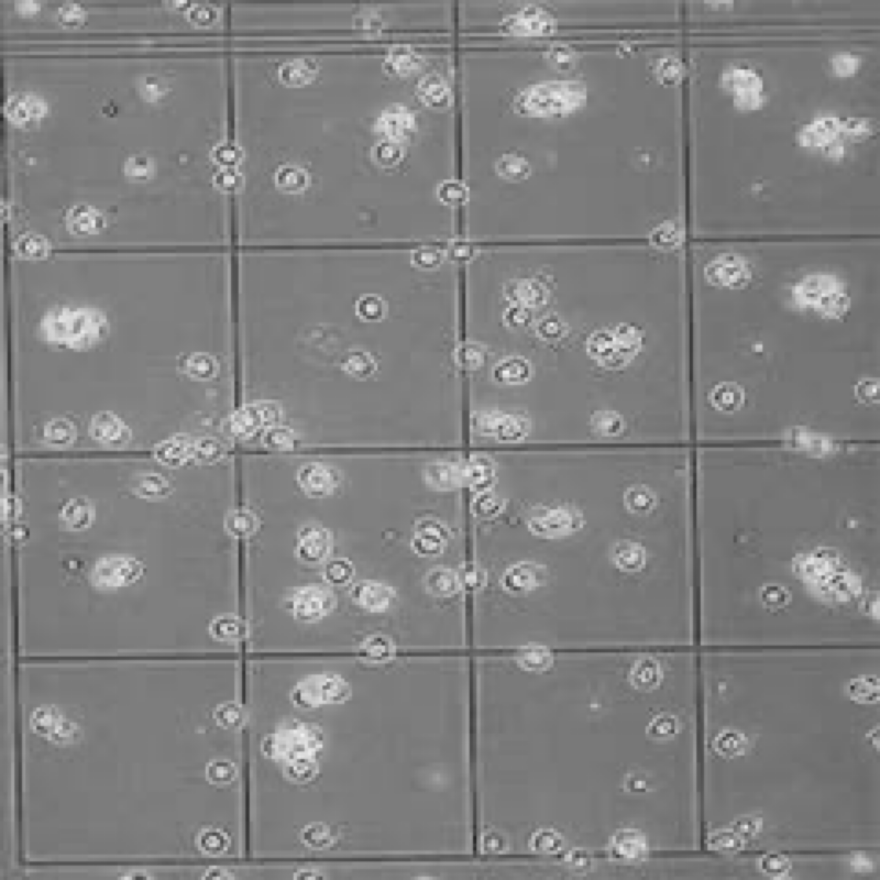
#> input picture Project 2 - Cell counting in Neubauer Chambers/Data Set/Originals/Images/29.PNG, 880 x 880 px; its folder holds only this picture in this run
$ jupyter execute --allow-errors 'Data Augmentation.ipynb'   (shell and % lines are left out)   (older library calls are emulated)
#> lines starting #> are read from the running program, lines starting #| are printed output that depends on the picture
[cell 1]
from google.colab import drive
drive.mount('/content/drive')
%cd /content/drive/My Drive/ML team project/Project 2/Neubauer Chamber Automation

[cell 2]
from skimage.transform import rotate, AffineTransform, warp
from skimage.filters import gaussian
import cv2
import numpy as np
import matplotlib.pyplot as plt

import os

#Neubauer Cell and Mask paths
NEU_CELL_PATH = 'Data Set/Originals/Images/'
NEU_MASK_PATH = 'Data Set/Originals/Masks/'

[cell 3]
#Get the paths to the original dataset
cell_paths = sorted(os.listdir(NEU_CELL_PATH))
#> (the rest of this cell did not finish here and is left out)

# Data Augmentation for the UNet

This is the code used to augment the data set used to train the UNet

[cell 4]
#Function used to turn the masks to binary
def threshold(img):
    out = img.copy().astype(np.uint8)
    #Threshold
    thresh = out.max()//2
    out[out<thresh] = 0
    out[out>=thresh] = 255

    #Some images are already grayscale, some aren't, so we check here
    if len(out.shape)>2:
        out = cv2.cvtColor(out, cv2.COLOR_BGR2GRAY)
    #Sometimes after grayscale conversion we don't have a binary mask
    #this makes sure we do
    out[out>0] = 255
    return out

Here we do the actual data augmentation, and save the new images to the `train_augmented/` folder

[cell 5]
#Where we save the new images to
cell_out = 'Data Set/train_augmented/images/'
mask_out = 'Data Set/train_augmented/masks/'
i = 1
# Iterate over the original dataset
#> (the rest of this cell did not finish here and is left out)

# Data Augmentation for the Square Detection

This is the code used to get extra data for the Square Detection. Here we ignore the masks since we don't use them for the actual square detection. We do not use Rotation here either, as the algorithm can't detected rotated squares :(.
These images are saved to the `train_augmented/images/no-rotation/` folder

[cell 6]
cell_out = 'Data set/Square detection/Cropped-augmented-norotation/'

#Iterate over original images
for cp in cell_paths:
    i, ext = os.path.splitext(cp)
    print(cp, i)

    #Original
    cell = cv2.imread(NEU_CELL_PATH + cp)
#> cell is the input picture: shape (880, 880, 3); min 35, max 240, mean 129
    cv2.imwrite(cell_out + f'{i}_original.png', cell)

    #Flipped left-right
    cv2.imwrite(cell_out+f'{i}_flippedLR.png', np.fliplr(cell))
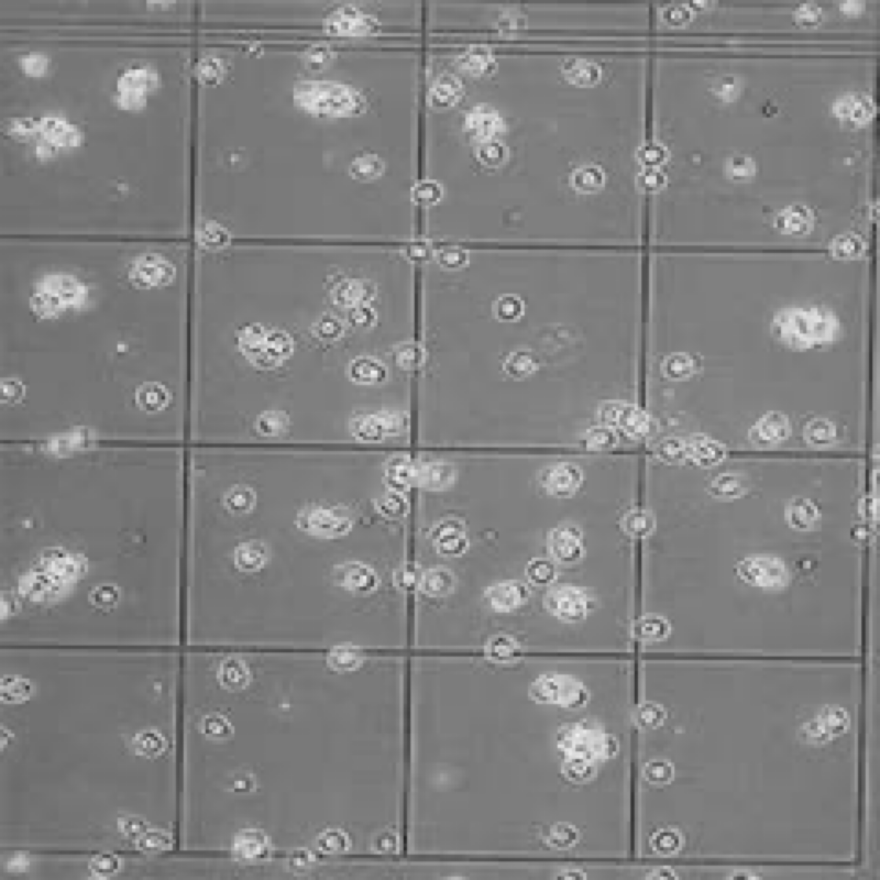
#> saved as 29_flippedLR.png: shape (880, 880, 3); min 35, max 240, mean 129

    #Flipped up-down
    cv2.imwrite(cell_out+f'{i}_flippedUD.png', np.flipud(cell))
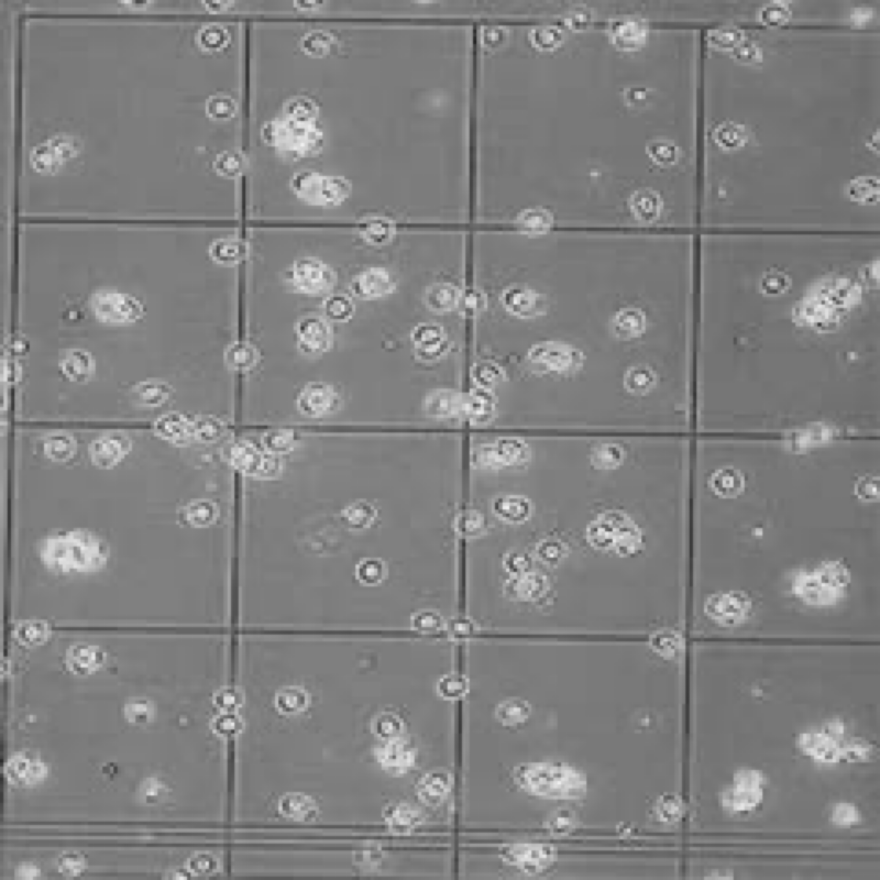
#> saved as 29_flippedUD.png: shape (880, 880, 3); min 35, max 240, mean 129

    #Blurred
    cv2.imwrite(cell_out+f'{i}_blurred.png', (gaussian(cell,sigma=5,multichannel=True)*255).astype(np.uint8))
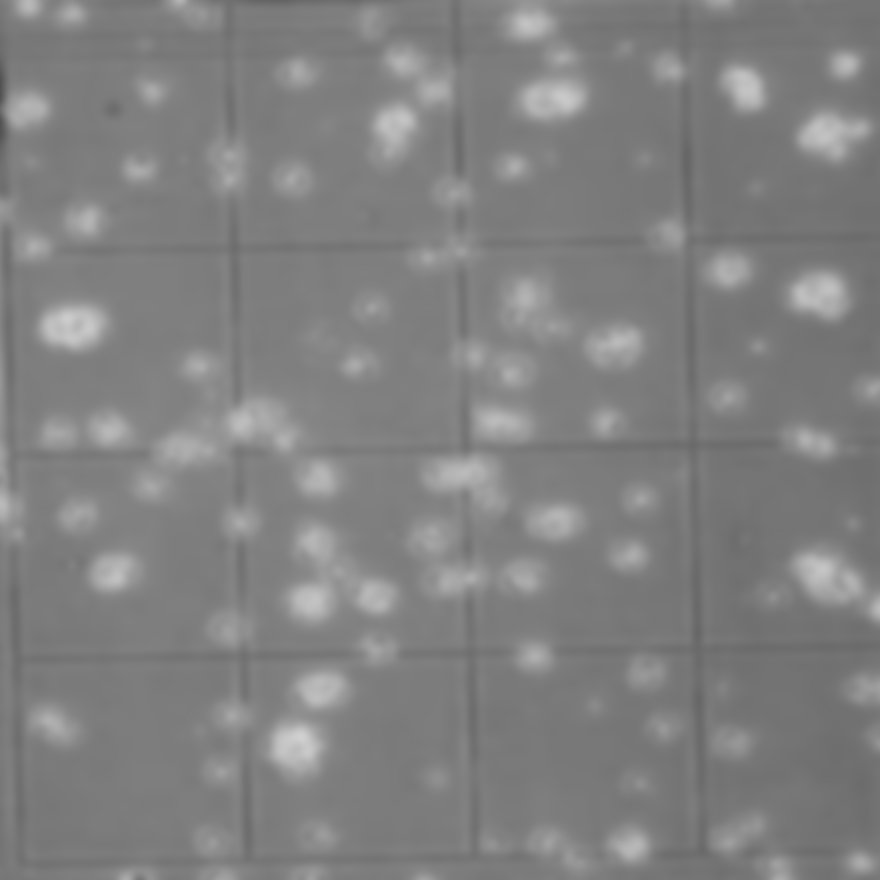
#> saved as 29_blurred.png: shape (880, 880, 3); min 81, max 208, mean 128.5

    #Darker
    cv2.imwrite(cell_out+f'{i}_darker.png', 255*np.power(cell/255.0, 1.5))
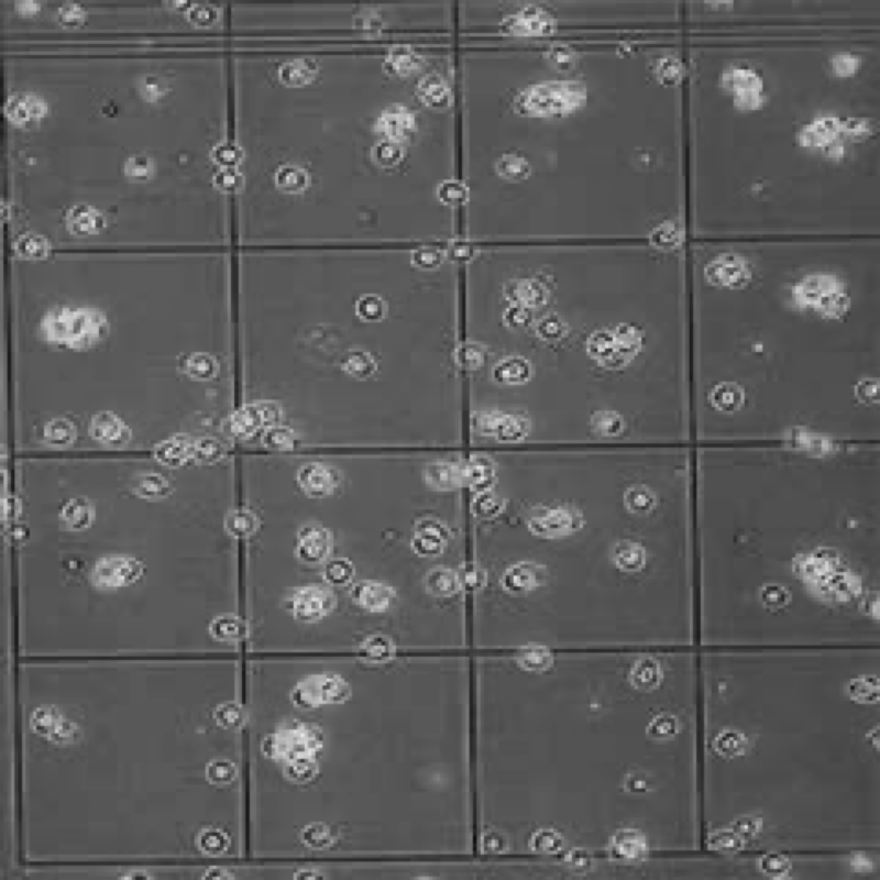
#> saved as 29_darker.png: shape (880, 880, 3); min 13, max 233, mean 92.4

    #Brighter
    cv2.imwrite(cell_out+f'{i}_brighter.png', 255*np.power(cell/255.0, 0.7))

    #### Compositions
    #Flipped LR + UD
    cv2.imwrite(cell_out+f'{i}_flippedLR+UD.png', np.flipud(np.fliplr(cell)))
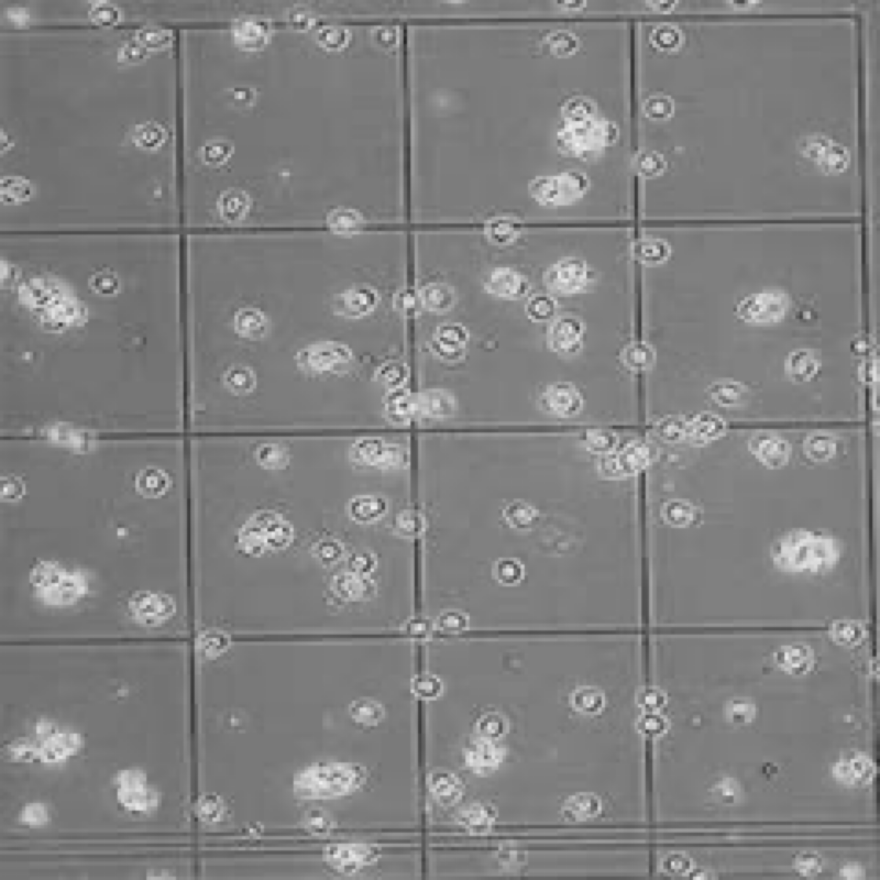
#> saved as 29_flippedLR+UD.png: shape (880, 880, 3); min 35, max 240, mean 129

$ run again, on Project 2 - Cell counting in Neubauer Chambers/Data Set/Originals/Images/41.PNG
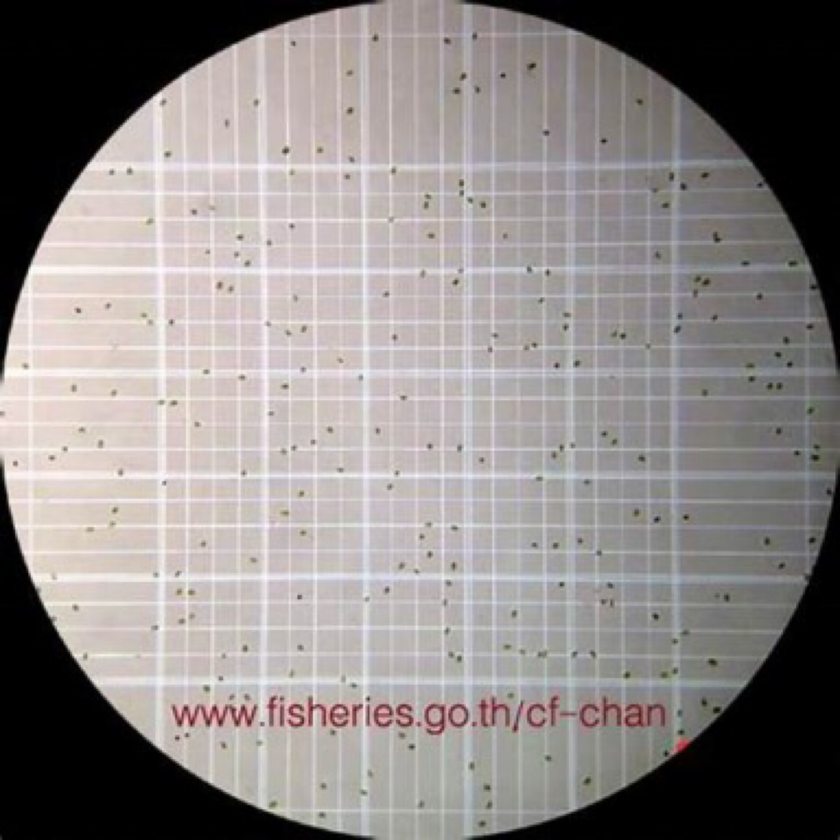
#> input picture Project 2 - Cell counting in Neubauer Chambers/Data Set/Originals/Images/41.PNG, 840 x 840 px, shrunk from 1408 x 1408 before the run
#> cell is the input picture: shape (840, 840, 3); mean B, G, R 133.7, 134.9, 140.1
#> `cv2.imwrite(cell_out+f'{i}_darker.png', 255*np.power(cell/255.0, 1.5))`:
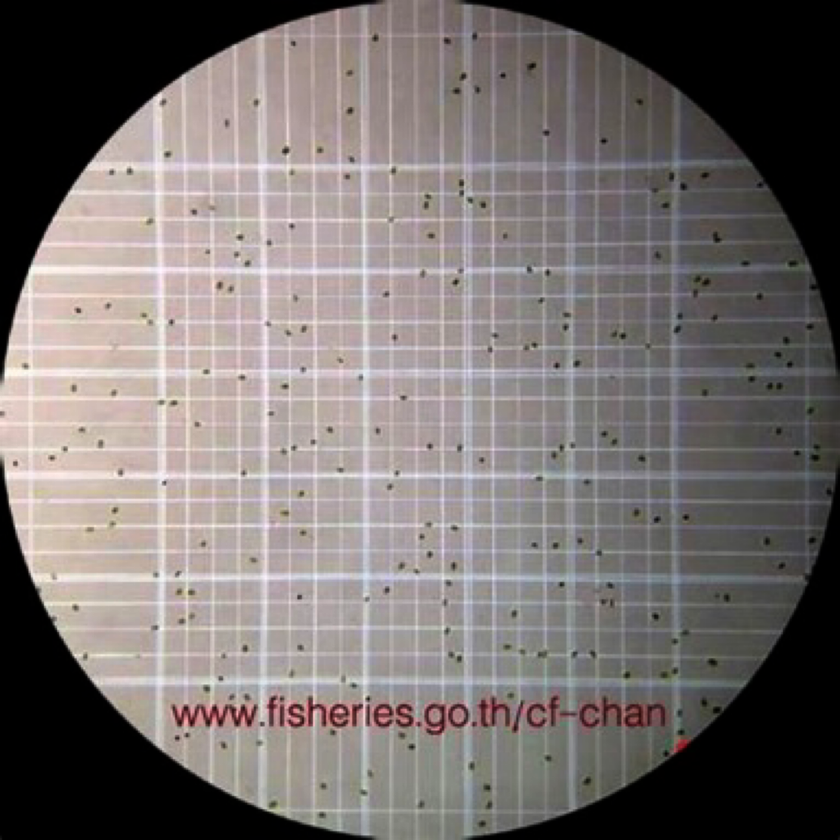
#> saved as 41_darker.png: shape (840, 840, 3); mean B, G, R 110.7, 112.3, 118.9
#> `cv2.imwrite(cell_out+f'{i}_flippedLR+UD.png', np.flipud(np.fliplr(cell..`:
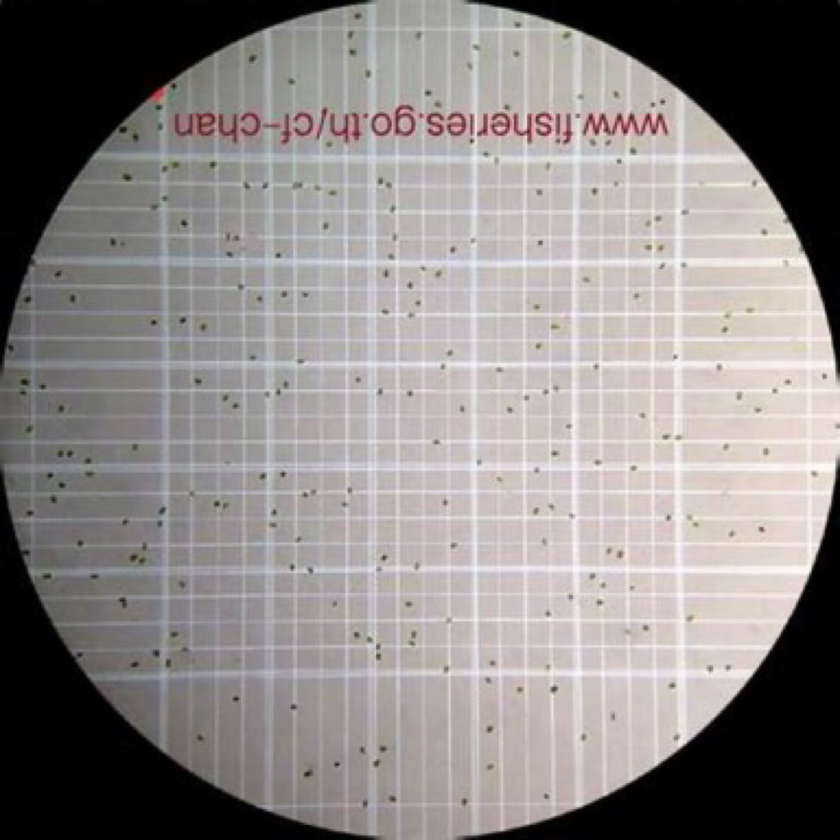
#> saved as 41_flippedLR+UD.png: shape (840, 840, 3); mean B, G, R 133.7, 134.9, 140.1
